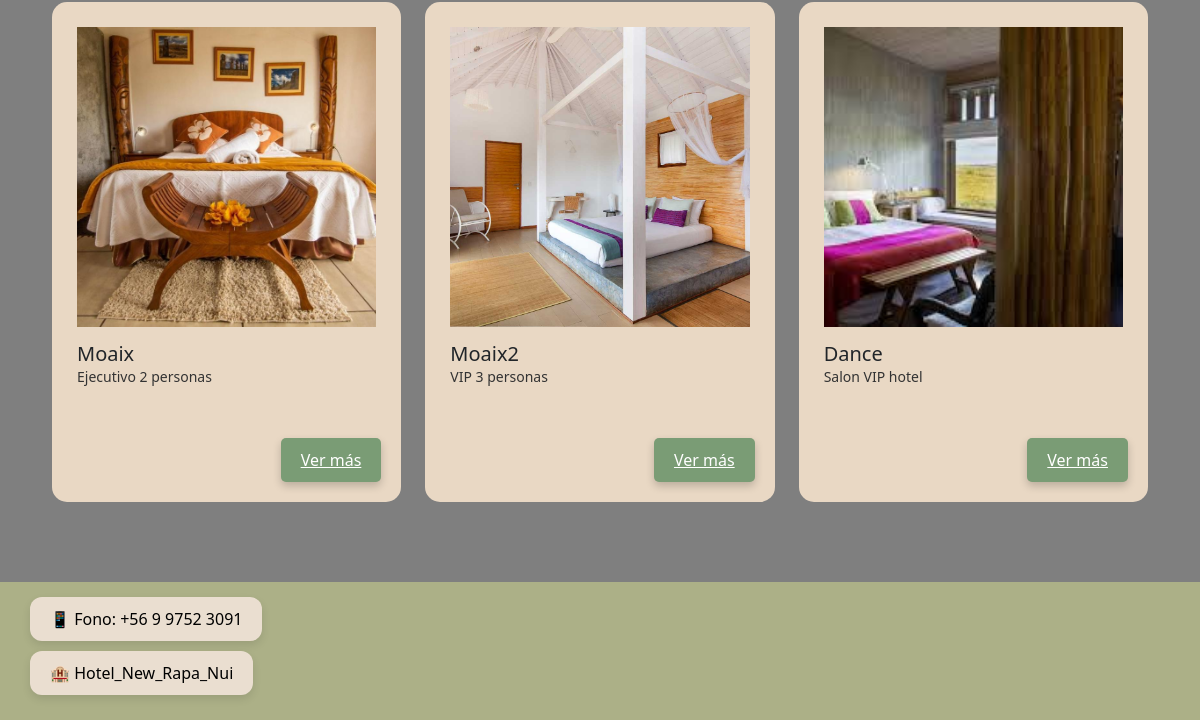
/informacion_habitaciones/ (lower part), run on an earlier commit of the app's database.
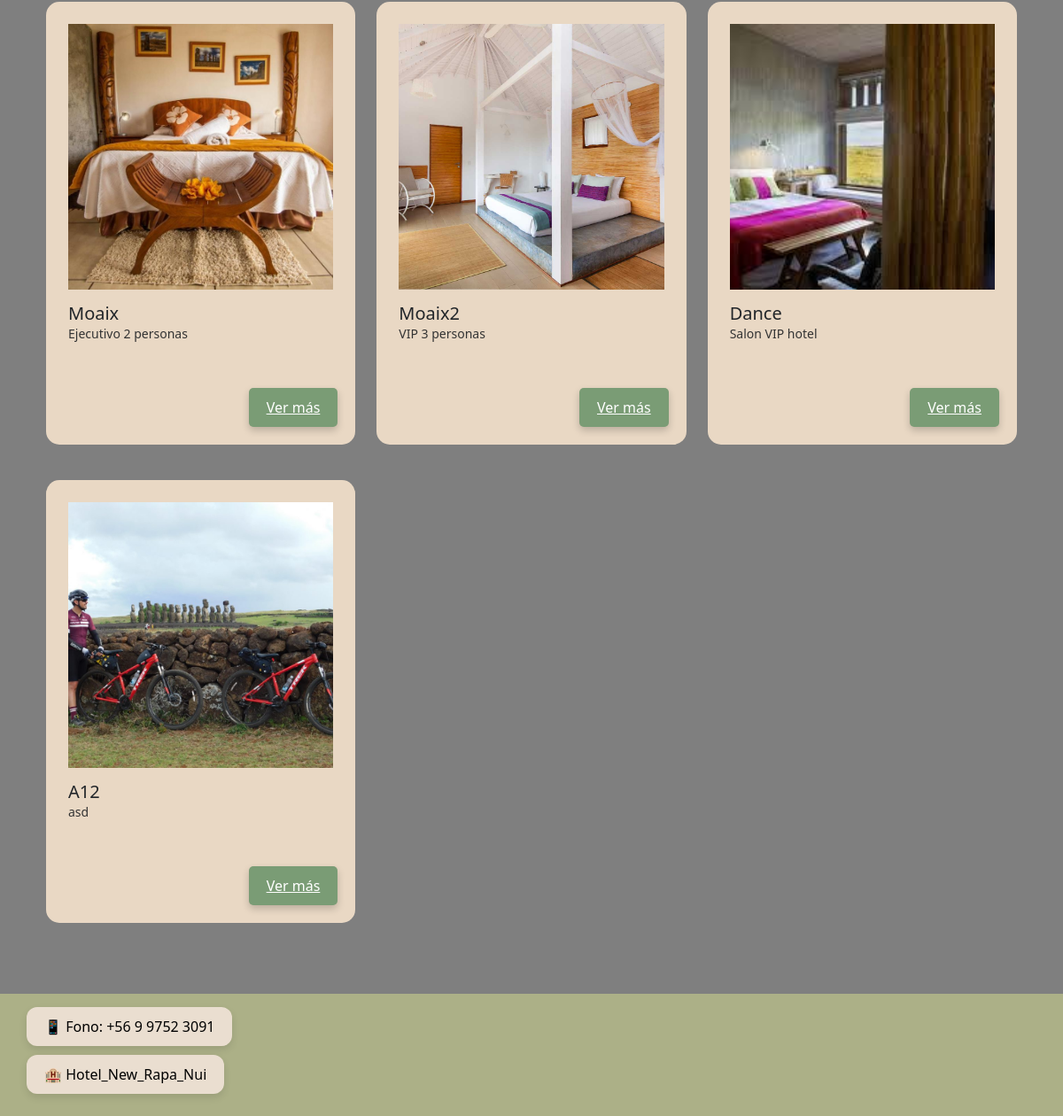
And on a later commit of the database.
### app/models.py (models this page shows, shortened)
class Habitacion(models.Model):
    n_habitacion = models.CharField(max_length=10, primary_key=True)
    descripcion_breve = models.CharField(max_length=100,default='')
    descripcion = models.TextField(max_length=500)
    precio = models.IntegerField()
    imagen = models.ImageField(upload_to='habitaciones', null=True)

### app/views.py (the view)
# urls.py: path("informacion_habitaciones/", informacion_habitaciones, name="informacion_habitaciones"),
def informacion_habitaciones(request):
    habitaciones = Habitacion.objects.all()
    data = {
        'habitaciones': habitaciones
    }
    return render(request, "app/Publicas/habitaciones/habitaciones.html", data)

### app/templates/app/Publicas/habitaciones/habitaciones.html (shortened to what this page needs)
{% extends 'app/base.html' %}
{% load static %}
{% block extra_css %}
  <link rel="stylesheet" href="{% static 'app/css/habitaciones.css' %}">
{% endblock %}
{% block content %}
<div class="container mt-5">
{% for h in habitaciones %}
  {% if forloop.counter0|divisibleby:3 %}
    <div class="row mb-3">
  {% endif %}
      <div class="col-md-4 mb-4">
        <div class="tarjeta">
          <img src="{{ h.imagen.url }}" class="card-img-top">
          <div class="card-body">
            <h5 class="card-title">{{ h.n_habitacion }}</h5>
            <p class="card-text">{{ h.descripcion_breve }}</p>
            <a href="{% url 'detalle_Habitaciones' h.n_habitacion %}" class="btn-custom">Ver más</a>
          </div>
        </div>
      </div>
  {% if forloop.counter|divisibleby:3 or forloop.last %}
    </div>
  {% endif %}
{% endfor %}
</div>
{% endblock %}

What changed in the data, as far as the page shows it:
added Habitacion: imagen (picture), n_habitacion "A12", descripcion_breve "asd"
